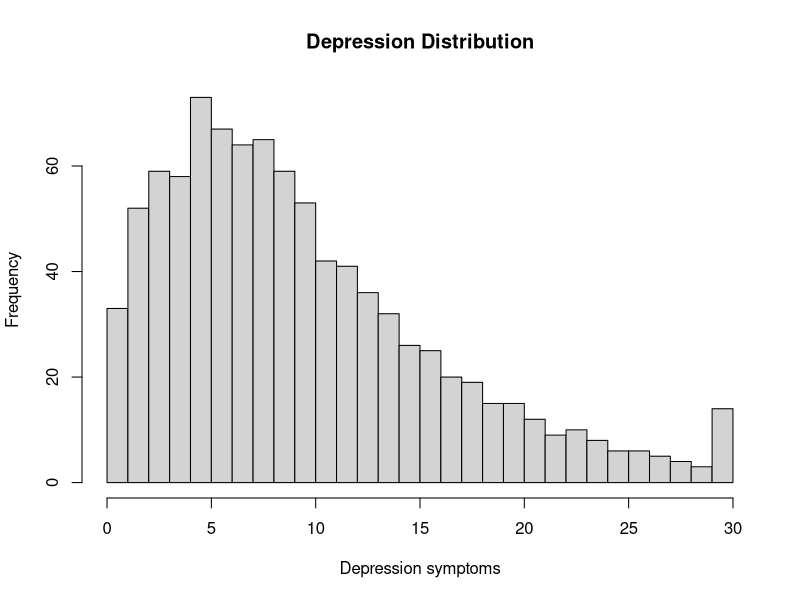
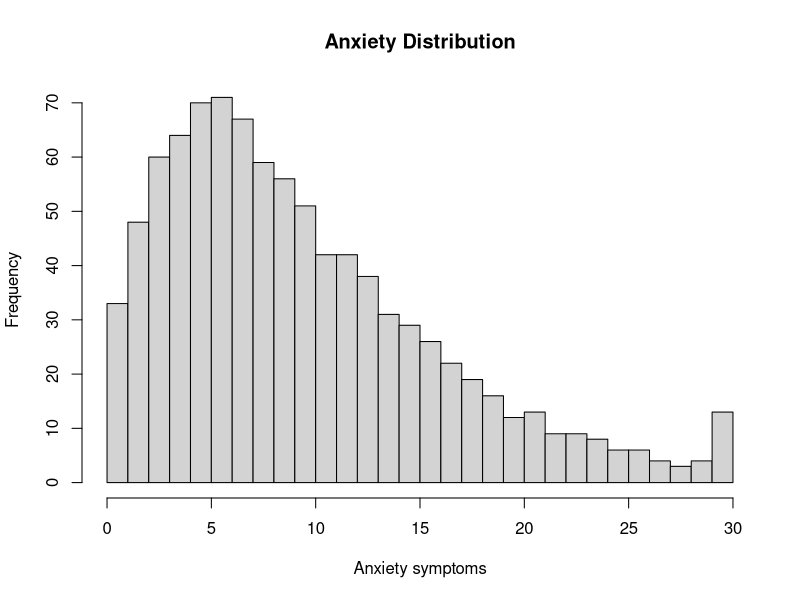
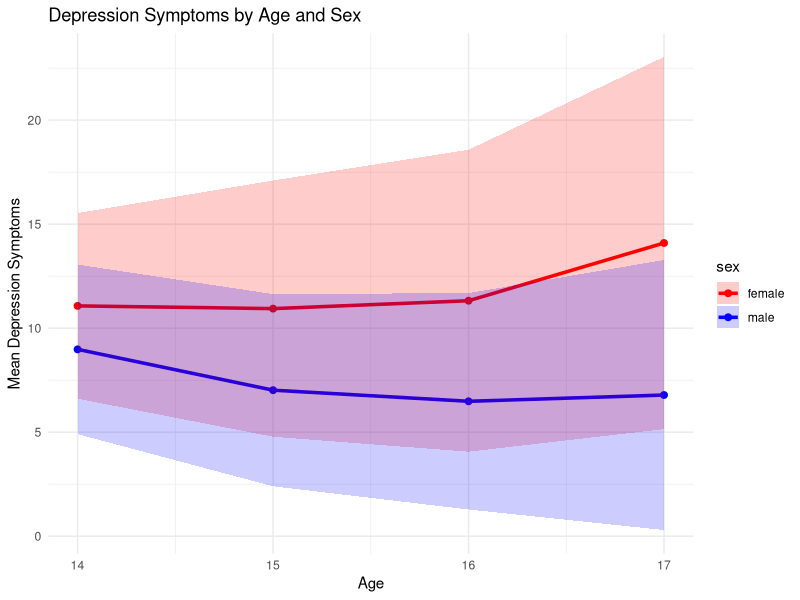
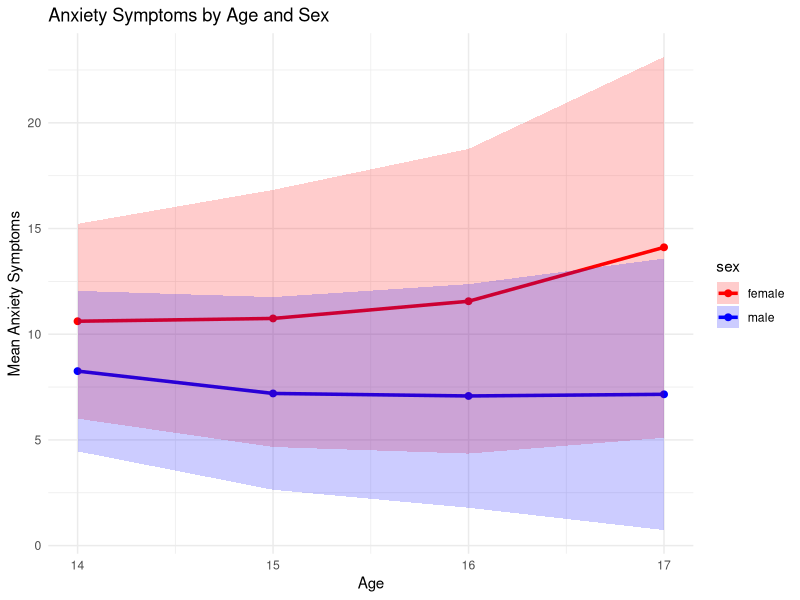

Write R code to recreate these figures, in order.
## ---- chunk 1
library("MASS")
library("psych")
library("tidyverse")
library("lme4")
library("lmerTest")
## ---- chunk 2
set.seed(52242)

# -----------------------------
# 1. Settings
# -----------------------------
N <- 250
timepoints <- 1:4
ages <- 14:17
n_time <- length(ages)

# Participant-level info
id <- 1:N
sexMale <- rbinom(N, 1, 0.5)  # 0=female, 1=male

df <- expand.grid(ID = id, timepoint = timepoints) |>
  arrange(ID, timepoint) |>
  mutate(sexMale = rep(sexMale, each = n_time))

df$age <- NA
df$age[which(df$timepoint == 1)] <- 14
df$age[which(df$timepoint == 2)] <- 15
df$age[which(df$timepoint == 3)] <- 16
df$age[which(df$timepoint == 4)] <- 17

# -----------------------------
# 2. Random intercepts (person-level)
# -----------------------------
# Correlated latent traits: depression, anxiety, sleep, SES
Sigma_u <- matrix(c(
  6.0, 3.0, -0.5, -0.3,
  3.0, 6.0, -0.4, -0.3,
 -0.5,-0.4, 1.0, 0.5,
 -0.3,-0.3, 0.5, 1.0
), nrow=4, byrow=TRUE)

u <- mvrnorm(N, mu=c(0,0,0,0), Sigma=Sigma_u)
colnames(u) <- c("u_dep","u_anx","u_sleep","u_ses")
df <- df |>
  left_join(data.frame(ID=id, u_dep=u[,1], u_anx=u[,2], u_sleep=u[,3], u_ses=u[,4]), by="ID")

# -----------------------------
# 3. Time-varying residuals
# -----------------------------
Sigma_e <- matrix(c(
  2.0, 1.0, -0.3, -0.2,
  1.0, 2.0, -0.2, -0.2,
 -0.3,-0.2, 0.5, 0.3,
 -0.2,-0.2, 0.3, 0.5
), nrow=4, byrow=TRUE)

res <- lapply(1:N, function(i){
  mvrnorm(n_time, mu=c(0,0,0,0), Sigma=Sigma_e)
})
res <- do.call(rbind, res)
colnames(res) <- c("e_dep","e_anx","e_sleep","e_ses")
df <- bind_cols(df, as.data.frame(res))

# -----------------------------
# 4. Fixed effects
# -----------------------------
beta_age_dep <- 1.0
beta_age_anx <- 0.8
beta_sex_dep <- -2
beta_sex_anx <- -2
beta_age_sex_dep <- -0.4
beta_age_sex_anx <- -0.3
beta_ses_dep <- -0.5
beta_ses_anx <- -0.5
beta_sleep_dep <- -0.3
beta_sleep_anx <- -0.2

# -----------------------------
# 5. Compute SES (z-scored)
# -----------------------------
df$ses_cont <- df$u_ses + df$e_ses
df$ses <- as.numeric(scale(df$ses_cont))

# -----------------------------
# 6. Compute Sleep (5-10 hrs)
# -----------------------------
df$sleep_cont <- df$u_sleep + df$e_sleep
df$sleep <- pmin(pmax(8 + df$sleep_cont, 5), 10)

# -----------------------------
# 7. Latent depression & anxiety with cross-lagged structure
# -----------------------------

# Sort correctly
df <- df |> arrange(ID, age)

# Parameters for temporal dynamics
phi_dep <- 0.50   # autoregressive depression
phi_anx <- 0.50   # autoregressive anxiety

cl_anx_to_dep <- 0.35  # anxiety -> later depression (stronger)
cl_dep_to_anx <- 0.10  # depression -> later anxiety (weaker)

# Initialize latent variables
df$depression_latent <- NA
df$anxiety_latent    <- NA

for (i in unique(df$ID)) {

  idx <- which(df$ID == i)

  for (t in seq_along(idx)) {

    row <- idx[t]

    # Baseline (age 14)
    if (t == 1) {

      df$depression_latent[row] <-
        df$u_dep[row] +
        beta_sex_dep * df$sexMale[row] +
        beta_ses_dep * df$ses[row] +
        beta_sleep_dep * df$sleep[row] +
        df$e_dep[row]

      df$anxiety_latent[row] <-
        df$u_anx[row] +
        beta_sex_anx * df$sexMale[row] +
        beta_ses_anx * df$ses[row] +
        beta_sleep_anx * df$sleep[row] +
        df$e_anx[row]

    } else {

      prev <- idx[t - 1]

      df$depression_latent[row] <-
        df$u_dep[row] +
        phi_dep * df$depression_latent[prev] +
        cl_anx_to_dep * df$anxiety_latent[prev] +
        (beta_age_dep + beta_age_sex_dep * df$sexMale[row]) * (df$age[row] - 14) +
        beta_sex_dep * df$sexMale[row] +
        beta_ses_dep * df$ses[row] +
        beta_sleep_dep * df$sleep[row] +
        df$e_dep[row]

      df$anxiety_latent[row] <-
        df$u_anx[row] +
        phi_anx * df$anxiety_latent[prev] +
        cl_dep_to_anx * df$depression_latent[prev] +
        (beta_age_anx + beta_age_sex_anx * df$sexMale[row]) * (df$age[row] - 14) +
        beta_sex_anx * df$sexMale[row] +
        beta_ses_anx * df$ses[row] +
        beta_sleep_anx * df$sleep[row] +
        df$e_anx[row]
    }
  }
}

# -----------------------------
# 8. Transform to skewed counts (preserve ordering & skew)
# -----------------------------

df <- df |>
  mutate(
    dep_rank = rank(depression_latent, ties.method = "average") / (n() + 1),
    anx_rank = rank(anxiety_latent,    ties.method = "average") / (n() + 1),

    depression = round(pmin(qgamma(dep_rank, shape = 2, scale = 5), 30)),
    anxiety    = round(pmin(qgamma(anx_rank, shape = 2, scale = 5), 30))
  ) |>
  select(-dep_rank, -anx_rank)

# -----------------------------
# 9. Introduce attrition
# -----------------------------
df <- df |>
  mutate(
    p_dropout = case_when(
      age == 14 ~ 0.00,
      age == 15 ~ 0.05,
      age == 16 ~ 0.10,
      age == 17 ~ 0.15
    ),
    dropout = rbinom(n(), 1, p_dropout)
  ) |>
  mutate(
    ses        = ifelse(dropout == 1, NA, ses),
    sleep      = ifelse(dropout == 1, NA, sleep),
    depression = ifelse(dropout == 1, NA, depression),
    anxiety    = ifelse(dropout == 1, NA, anxiety)
  ) |>
  select(-p_dropout, -dropout)

# -----------------------------
# 10. Factorize sex for plotting
# -----------------------------
df$sex <- NA
df$sex[which(df$sexMale == 0)] <- "female"
df$sex[which(df$sexMale == 1)] <- "male"

# -----------------------------
# 11. Final dataset
# -----------------------------
df <- df |>
  select(ID, timepoint, age, sex, sexMale, ses, sleep, depression, anxiety)
## ---- chunk 3
describe(df)

cor(
  x = df |> select(depression, anxiety, sleep, ses),
  use = "pairwise.complete.obs")

head(df)

summary(lmer(
  depression ~ lag(anxiety) + lag(depression) + age + sex + (1|ID),
  data = df))

summary(lmer(
  anxiety ~ lag(depression) + lag(anxiety) + age + sex + (1|ID),
  data = df))
## ---- chunk 4
hist(
  df$depression,
  breaks = 30,
  main = "Depression Distribution",
  xlab = "Depression symptoms")
## ---- chunk 5
hist(
  df$anxiety,
  breaks = 30,
  main = "Anxiety Distribution",
  xlab = "Anxiety symptoms")
## ---- chunk 6
# --- Summarize mean + SD by age and sex ---
df_summary <- df |>
  group_by(age, sex) |>
  summarize(
    mean_dep = mean(depression, na.rm=TRUE),
    sd_dep   = sd(depression, na.rm=TRUE),
    mean_anx = mean(anxiety, na.rm=TRUE),
    sd_anx   = sd(anxiety, na.rm=TRUE),
    n        = n(),
    .groups = "drop"
  )

# --- Plot Depression by Age and Sex ---
ggplot(df_summary, aes(x=age, y=mean_dep, color=sex)) +
  geom_line(linewidth=1.2) +
  geom_point(size=2) +
  geom_ribbon(aes(ymin=mean_dep-sd_dep, ymax=mean_dep+sd_dep, fill=sex), alpha=0.2, color=NA) +
  labs(title="Depression Symptoms by Age and Sex",
       x="Age", y="Mean Depression Symptoms") +
  theme_minimal() +
  scale_color_manual(values=c("female"="red", "male"="blue")) +
  scale_fill_manual(values=c("female"="red", "male"="blue"))

# --- Plot Anxiety by Age and Sex ---
ggplot(df_summary, aes(x=age, y=mean_anx, color=sex)) +
  geom_line(linewidth=1.2) +
  geom_point(size=2) +
  geom_ribbon(aes(ymin=mean_anx-sd_anx, ymax=mean_anx+sd_anx, fill=sex), alpha=0.2, color=NA) +
  labs(title="Anxiety Symptoms by Age and Sex",
       x="Age", y="Mean Anxiety Symptoms") +
  theme_minimal() +
  scale_color_manual(values=c("female"="red", "male"="blue")) +
  scale_fill_manual(values=c("female"="red", "male"="blue"))
